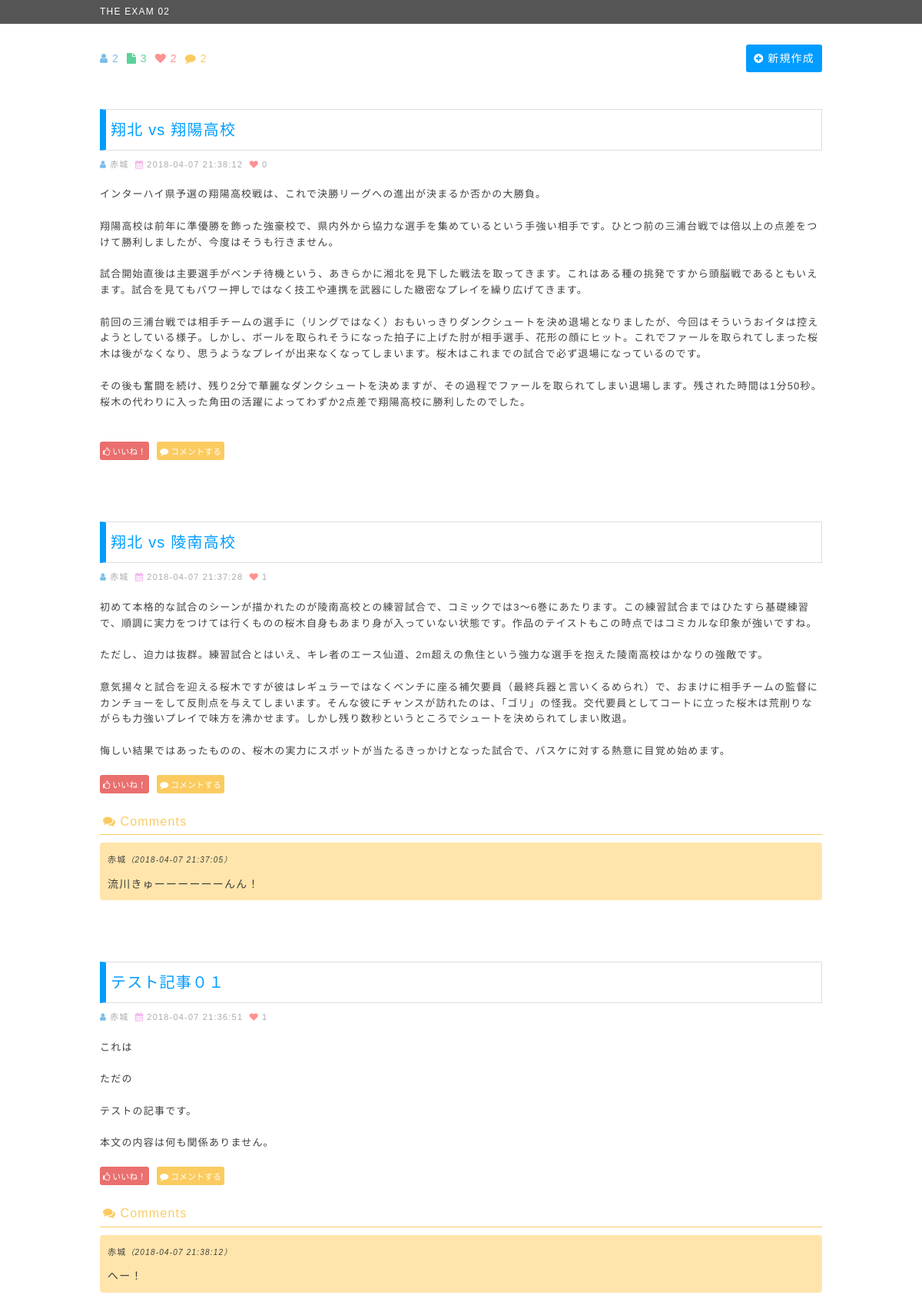
/list.php (signed in), run on the app's committed database.
### tables this page shows
CREATE TABLE `nxs_article` (
  `article_id` int(6) NOT NULL,
  `article_title` longtext NOT NULL,
  `article_content` longtext NOT NULL,
  `article_like` int(6) NOT NULL,
  `article_user` varchar(255) NOT NULL,
  `article_modify` timestamp NOT NULL DEFAULT CURRENT_TIMESTAMP ON UPDATE CURRENT_TIMESTAMP,
  `article_token` varchar(255) NOT NULL
);

CREATE TABLE `nxs_user` (
  `user_id` int(6) NOT NULL,
  `user_name` varchar(255) NOT NULL,
  `user_email` varchar(255) NOT NULL,
  `user_password` varchar(255) NOT NULL,
  `user_role` set('admin','editor') NOT NULL,
  `user_liked_article` int(6) NOT NULL
);

CREATE TABLE `nxs_comment` (
  `comment_id` int(6) NOT NULL,
  `comment_article_id` int(6) NOT NULL,
  `comment_user_id` int(6) NOT NULL,
  `comment_content` longtext NOT NULL,
  `comment_date` timestamp NOT NULL DEFAULT CURRENT_TIMESTAMP ON UPDATE CURRENT_TIMESTAMP,
  `comment_token` varchar(255) NOT NULL
);

### src/functions.php (called while the page is built, shortened)
<?php
	$dbDsn = 'mysql:dbname=nxs_social;host=localhost';
	$dbUser = 'root';
	$dbPassword = '';
	$dbDbh = new PDO($dbDsn, $dbUser, $dbPassword);
	$dbDbh->query('SET NAMES utf8');
	function db_users_call($email, $id){
		global $dbDsn, $dbUser, $dbPassword, $dbDbh;
		if(!empty($email) && empty($id)){
			$email = $email;
			$sql = 'SELECT * FROM `nxs_user` WHERE `user_email` LIKE ?';
			$data = array($email);
		}elseif(empty($email) && !empty($id)){
			$id = $id;
			$sql = 'SELECT * FROM `nxs_user` WHERE `user_id` LIKE ?';
			$data = array($id);
		}
		$stmt = $dbDbh->prepare($sql);
		$stmt->execute($data);
		$rec = $stmt->fetch(PDO::FETCH_ASSOC);
		return $rec;
	}
	function db_all_date($date){
		global $dbDsn, $dbUser, $dbPassword, $dbDbh;
		if($date == 'article'){
			$sql= 'SELECT COUNT(*) AS `num` FROM `nxs_article`';
		}elseif($date == 'user'){
			$sql= 'SELECT COUNT(*) AS `num` FROM `nxs_user`';
		}elseif($date == 'comment'){
			$sql= 'SELECT COUNT(*) AS `num` FROM `nxs_comment`';
		}
		$data = array();
		$stmt = $dbDbh->prepare($sql);
		$stmt->execute($data);
		$rec = $stmt->fetch(PDO::FETCH_ASSOC);
		return $rec['num'];
	}
?>

### src/list.php (the view, shortened to what this page needs)
<?php
	require_once('functions.php');
	if(empty($_SESSION['id'])):
		header('Location: index.php');
	else:
		require_once('header.php');
		$currentUser = db_users_call($_SESSION['user_email'], '');
		$articleSQL = 'SELECT * FROM `nxs_article` ORDER BY `article_id` DESC';
		$articleData = array();
		$articleStmt = $dbDbh->prepare($articleSQL);
		$articleStmt->execute($articleData);
		$articles = array();
		while (1) {
			$articleRecord = $articleStmt->fetch(PDO::FETCH_ASSOC);
			if($articleRecord == false){
				break;
			}
			$articles[] = $articleRecord;
		}
		if($currentUser['user_role'] == 'admin'):
		$totalLike = array();
		foreach((array) $articles as $article){
			$totalLike[] = $article['article_like'];
		}
		$sumLike = array_sum($totalLike);
?>
		<div class="date">
			<ul class="date_list">
				<li class="date_list_user"><i class="fa fa-user">&nbsp;</i><?php echo db_all_date('user'); ?></li>
				<li class="date_list_article"><i class="fa fa-file">&nbsp;</i><?php echo db_all_date('article'); ?></li>
				<li class="date_list_like"><i class="fa fa-heart">&nbsp;</i><?php echo $sumLike; ?></li>
				<li class="date_list_comment"><i class="fa fa-comment">&nbsp;</i><?php echo db_all_date('comment'); ?></li>
				<li class="date_list_new"><a id="jq_add_post_link" class="add_post_link" href="/"><i class="fa fa-plus-circle">&nbsp;</i>新規作成</a></li>
			</ul>
		</div>
<?php endif;  ?>
		<div id="jq_content" class="content">
<? foreach((array) $articles as $article): ?>
			<article class="article<?php echo $article['article_id']; ?>">
				<header class="article_header">
					<h2 class="article_title"><?php echo $article['article_title']; ?></h2>
				</header>
				<ul class="article_info">
<?php $author = db_users_call('', $article['article_user']); ?>
					<li><i class="fa fa-user">&nbsp;</i><?php echo $author['user_name']; ?>&nbsp;&nbsp;<i class="fa fa-calendar">&nbsp;</i><?php echo $article['article_modify']; ?>&nbsp;&nbsp;<span class="article_info_like<?php echo $article['article_id']; ?>"><i class="fa fa-heart">&nbsp;</i><?php echo $article['article_like']; ?></span></li>
				</ul>
				<div class="article_content">
<?php echo nl2br($article['article_content']); ?>
				</div>
				<ul class="article_action">
					<li><button class="btn btn_like jq_like" data-article-id="<?php echo $article['article_id']; ?>"><i class="fa fa-thumbs-o-up">&nbsp;</i>いいね！</button></li>
					<li><button class="btn btn_comment jq_comment<?php echo $article['article_id']; ?>" data-article-id="<?php echo $article['article_id']; ?>"><i class="fa fa-comment">&nbsp;</i>コメントする</button></li>
				</ul>
<?php
			$commentSQL = 'SELECT * FROM `nxs_comment` WHERE `comment_article_id` LIKE ? ORDER BY `comment_id` DESC';
			$commentData = array($article['article_id']);
			$commentStmt = $dbDbh->prepare($commentSQL);
			$commentStmt->execute($commentData);
			$comments = array();
			while (1) {
				$commentRecord = $commentStmt->fetch(PDO::FETCH_ASSOC);
				if($commentRecord == false){
					break;
				}
				$comments[] = $commentRecord;
			}
?>
<?php
	if(!empty($comments)){
		$commentOn = ' on';
	}else{
		$commentOn = '';
	}
?>
				<section class="comment_list<?php echo $commentOn; ?> jq_comment_list<?php echo $article['article_id']; ?>">
					<h3 class="comment_list_title"><i class="fa fa-comments">&nbsp;</i>Comments</h3>
					<div class="jq_comment_list_wrapper<?php echo $article['article_id']; ?>">
<?php
			foreach($comments as $comment):
				$usersCallID = db_users_call('', $comment['comment_user_id']);
?>
						<ul class="comment_list_content">
							<li><span class="comment_list_content_author"><?php echo $usersCallID['user_name']; ?></span><i class="comment_list_content_date">（<?php echo $comment['comment_date']; ?>）</i></li>
							<li class="comment_list_content_text"><?php echo $comment['comment_content']; ?></li>
						</ul>
<?php endforeach;  ?>
					</div>
				</section>
			</article>
<?php endforeach;  ?>
		</div>
<?php
	endif;
	require_once('footer.php');
?>

### src/header.php (shortened to what this page needs)
<!DOCTYPE html>
<html lang="ja">
<head>
	<link rel="stylesheet" href="//maxcdn.bootstrapcdn.com/font-awesome/4.7.0/css/font-awesome.min.css">
	<link rel="stylesheet" href="./css/common.css">
</head>
<body>
	<header class="header">
		<div class="header_inner">
			<h1 class="header_text"><a href="list.php">THE EXAM 02</a></h1>
		</div>
	</header>
	<div class="wrapper">

### src/footer.php (shortened to what this page needs)
	</div>
</body>
</html>

### src/css/common.css (style rules this page uses)
* { margin:0;padding:0;box-sizing:border-box;-webkit-box-sizing:border-box;-moz-box-sizing:border-box;-ms-box-sizing:border-box;-o-box-sizing:border-box; }
article,aside,details,figcaption,figure,footer,header,hgroup,nav,section,summary { display:block; }
html { font-family:sans-serif;-webkit-text-size-adjust:100%;-ms-text-size-adjust:100%;line-break:strict;-webkit-line-break:strict;word-break:break-strict;-webkit-word-break:break-strict; }
h1,h2,h3,h4,h5,h6 { font-weight:400; }
a { text-decoration:none; }
ol,ul { list-style:none; }
button,input,select,textarea { font-family:inherit;font-size:100%;margin:0; }
button,input { line-height:normal; }
button,html input[type=button],input[type=reset],input[type=submit] { -webkit-appearance:button;cursor:pointer; }
html { position: relative; width: 100%; height: 100%; font-size: 62.5%; }
body { position: relative; width: 100%; height: 100%; font-size: 1.2rem; color: #3f3f3f; line-height: 1.6; letter-spacing: 0.12rem; overflow-y: scroll; }
a { color: inherit; }
a, a:hover, a:focus, a:visited { outline: none; }
input, textarea, select, button { display: block; width: 100%; padding: .4rem .4rem; border-radius: .3rem; border: 1px solid #ccc; appearance: none; }
.btn_like { background: #ea6f6f; color: #fff; border: none; }
.btn_comment { background: #fbcb60; color: #fff; border: none; }
.wrapper, .header_inner { width: 100%; max-width: 100rem; margin: 0 auto; }
.wrapper, [class *= 'inner'] { padding: 0 2.5%; }
.wrapper { padding-bottom: 2rem; }
.header { background: #555; color: #fff; margin-bottom: 2rem; padding: .6rem 0; }
.header_text { display: flex; font-size: 1.2rem; justify-content: space-between; }
.date_list { display: flex; flex-wrap: wrap; padding: 1rem 0; }
.date_list li + li { margin-left: 1rem; }
.date_list_user { color: #7bbee8; }
.date_list_article { color: #5bd29b; }
.date_list_like { color: #ff9191; }
.date_list_comment { color: #fbcb60; }
.date_list li.date_list_new { margin-left: auto; }
.add_post_link { background: #009cff; padding: .8rem 1rem; color: #fff; border-radius: .3rem; }
article { padding-top: 4rem; }
article + article { padding-top: 8rem; }
.article_title { font-size: 1.6rem; color: #009cff; border: 1px solid #ddd; border-left: 8px solid #009cff; padding: .8rem .4rem; }
.article_info { font-size: 1rem; color: #aaa; padding: 1rem 0 2rem; }
.article_info .fa-user { color: #7bbee8; }
.article_info .fa-calendar { color: #efa5e9; }
.article_info .fa-heart { color: #ff9191; }
.article_content { font-size: 1.3rem; padding-bottom: 2rem; }
.article_action { display: flex; font-size: 1rem; }
.article_action li + li { margin-left: 1rem; }
.comment_list { display: none; }
.comment_list.on { display: block; padding-top: 2rem; }
.comment_list_title { font-size: 1.6rem; color: #fbcb60; border-bottom: 1px solid #fbcb60; padding: .4rem; margin-bottom: 1rem; }
.comment_list_content { background: #ffe5ab; padding: 1rem; border-radius: .4rem; }
.comment_list_content_author { font-size: 1.1rem; }
.comment_list_content_date { font-size: 1rem; }
.comment_list_content_text { margin-top: 1rem; }
@media (min-width: 768px) { body { font-size: 1.4rem; } }
@media (min-width: 768px) { .article_title { font-size: 2rem; padding: 1rem .6rem; } }
@media (min-width: 768px) { .article_info { font-size: 1.1rem; } }
@media (min-width: 768px) { .article_action { font-size: 1.1rem; } }
@media (min-width: 768px) { .date_list { padding: 1.4rem 0; } }
@media (min-width: 768px) { .add_post_link { padding: 1rem; } }

### data on the page
nxs_article: article_title "翔北 vs 翔陽高校", nxs_user.user_name "赤城", article_modify "2018-04-07 21:38:12", article_like "0", article_content "インターハイ県予選の翔陽高校戦は、これで決勝リーグへの進出が決まるか否かの大勝負。 翔陽高校は前年に準優勝を飾った強豪校で、県内外から協力な選手を集めているという手強い相手です。ひとつ前の三浦台戦では倍以上の点差をつけて勝利しましたが、今度はそうも行きません。 試合開始直後は主要選手がベンチ待機という、あきらかに湘北を見下した戦法を取ってきます。これはある種の挑発ですから頭脳戦であるともいえます。試合を見てもパワー押しではなく技工や連携を武器にした緻密なプレイを繰り広げてきます。 前回の三浦台戦では相手チームの選手に（リングではなく）おもいっきりダンクシュートを決め退場となりましたが、今回はそういうおイタは控えようとしている様子。しかし、ボールを取られそうになった拍子に上げた肘が相手選手、花形の顔にヒット。これでファールを取られてしまった桜木は後がなくなり、思うようなプレイが出来なくなってしまいます。桜木はこれまでの試合で必ず退場になっているのです。 その後も奮闘を続け、残り2分で華麗なダンクシュートを決めますが、その過程でファールを取られてしまい退場します。残された時間は1分50秒。桜木の代わりに入った角田の活躍によってわずか2点差で翔陽高校に勝利したのでした。"
nxs_article: article_title "翔北 vs 陵南高校", nxs_user.user_name "赤城", article_modify "2018-04-07 21:37:28", article_like "1", article_content "初めて本格的な試合のシーンが描かれたのが陵南高校との練習試合で、コミックでは3〜6巻にあたります。この練習試合まではひたすら基礎練習で、順調に実力をつけては行くものの桜木自身もあまり身が入っていない状態です。作品のテイストもこの時点ではコミカルな印象が強いですね。 ただし、迫力は抜群。練習試合とはいえ、キレ者のエース仙道、2m超えの魚住という強力な選手を抱えた陵南高校はかなりの強敵です。 意気揚々と試合を迎える桜木ですが彼はレギュラーではなくベンチに座る補欠要員（最終兵器と言いくるめられ）で、おまけに相手チームの監督にカンチョーをして反則点を与えてしまいます。そんな彼にチャンスが訪れたのは、「ゴリ」の怪我。交代要員としてコートに立った桜木は荒削りながらも力強いプレイで味方を沸かせます。しかし残り数秒というところでシュートを決められてしまい敗退。 悔しい結果ではあったものの、桜木の実力にスポットが当たるきっかけとなった試合で、バスケに対する熱意に目覚め始めます。"
nxs_comment: nxs_user.user_name "赤城", comment_date "2018-04-07 21:37:05", comment_content "流川きゅーーーーーーんん！"
nxs_article: article_title "テスト記事０１", nxs_user.user_name "赤城", article_modify "2018-04-07 21:36:51", article_like "1", article_content "これは ただの テストの記事です。 本文の内容は何も関係ありません。"
nxs_comment: nxs_user.user_name "赤城", comment_date "2018-04-07 21:38:12", comment_content "へー！"

### other printed values
db_all_date('user') "2"
db_all_date('article') "3"
$sumLike "2"
db_all_date('comment') "2"
